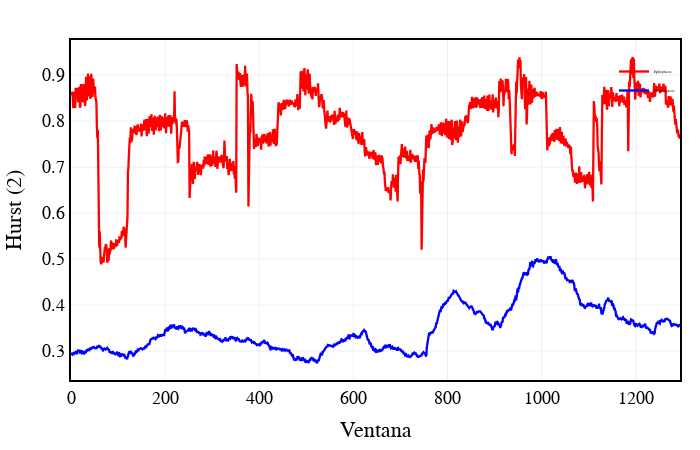
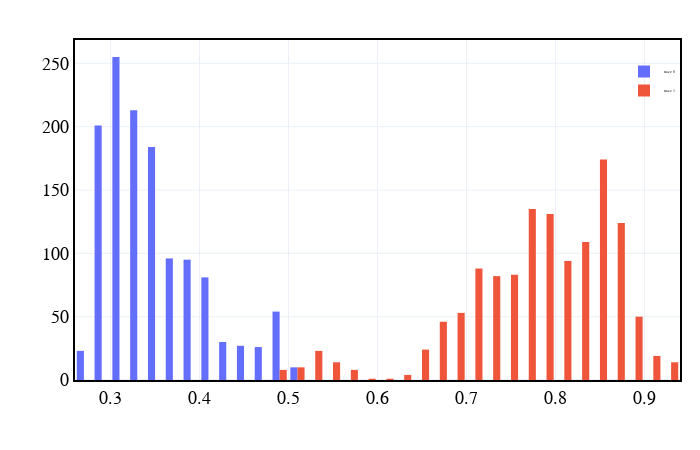

The code cell stored with these charts, in order, in its notebook:
### Code cell
import glob as gl
canal = 8
fig = go.Figure()
hist = go.Figure()
Con = gl.glob(r"D:\Usuario\OneDrive\Escritorio\Uni\NeuFiSur\DatosFiltrados\V100_P1_6-11\Con*")
Sin = gl.glob(r"D:\Usuario\OneDrive\Escritorio\Uni\NeuFiSur\DatosFiltrados\V100_P1_6-11\Sin*")


paciente = 7


canal = 3




df_HurstCcsv = pd.read_csv(Con[3])
df_HurstScsv = pd.read_csv(Sin[2])

min_len = min(len(df_HurstCcsv[str(canal)]),len(df_HurstScsv[str(canal)]))

plotC,plotS = df_HurstCcsv[str(canal)][0:min_len],df_HurstScsv[str(canal)][0:min_len]

fig = go.Figure()
   
fig.add_trace(go.Scatter(x= np.arange(len(plotC)),y= plotC, mode='lines',name='Epilepticos',line_color='red',line_width=2.3))
fig.add_trace(go.Scatter(x= np.arange(len(plotS)),y= plotS, mode='lines',name='Neurotipicos',line_color='blue',line_width=2.3))

estetica(fig, h=450,w=700,x_name= 'Ventana',y_name='Hurst (2)')
fig.show()

hist = go.Figure()

hist.add_trace(go.Histogram(x=plotS))
hist.add_trace(go.Histogram(x=plotC))

estetica(hist, h=450,w=700)
hist.show()

### Figure 1 — Plotly figure (JSON) as saved in the notebook; plotly's stock layout.template omitted (floating-point values rounded to 4 significant figures; data arrays with more than 128 entries replaced by an {"elided": "..."} marker saying what was removed)
{"data": [{"line": {"color": "red", "width": 2.3}, "mode": "lines", "name": "Epilepticos", "type": "scatter", "x": {"elided": "1295 int values"}, "y": {"elided": "1295 float values"}}, {"line": {"color": "blue", "width": 2.3}, "mode": "lines", "name": "Neurotipicos", "type": "scatter", "x": {"elided": "1295 int values"}, "y": {"elided": "1295 float values"}}], "layout": {"autosize": false, "font": {"color": "Black", "family": "Arial", "size": 18}, "height": 450, "legend": {"bgcolor": "rgba(255,255,255,0)", "font": {"size": 4}, "orientation": "v", "x": 1, "xanchor": "right", "y": 0.95, "yanchor": "top"}, "margin": {"b": 20, "l": 20, "r": 20, "t": 40}, "plot_bgcolor": "white", "title": {"font": {"size": 20}, "text": ""}, "width": 700, "xaxis": {"linecolor": "black", "linewidth": 2, "mirror": true, "showgrid": true, "showline": true, "title": {"text": "Ventana"}}, "yaxis": {"linecolor": "black", "linewidth": 2, "mirror": true, "showgrid": true, "showline": true, "title": {"text": "Hurst (2)"}}}}

### Figure 2 — Plotly figure (JSON) as saved in the notebook; plotly's stock layout.template omitted (floating-point values rounded to 4 significant figures; data arrays with more than 128 entries replaced by an {"elided": "..."} marker saying what was removed)
{"data": [{"type": "histogram", "x": {"elided": "1295 float values"}}, {"type": "histogram", "x": {"elided": "1295 float values"}}], "layout": {"autosize": false, "font": {"color": "Black", "family": "Arial", "size": 18}, "height": 450, "legend": {"bgcolor": "rgba(255,255,255,0)", "font": {"size": 4}, "orientation": "v", "x": 1, "xanchor": "right", "y": 0.95, "yanchor": "top"}, "margin": {"b": 20, "l": 20, "r": 20, "t": 40}, "plot_bgcolor": "white", "title": {"font": {"size": 20}, "text": ""}, "width": 700, "xaxis": {"linecolor": "black", "linewidth": 2, "mirror": true, "showgrid": true, "showline": true, "title": {"text": ""}}, "yaxis": {"linecolor": "black", "linewidth": 2, "mirror": true, "showgrid": true, "showline": true, "title": {"text": ""}}}}
